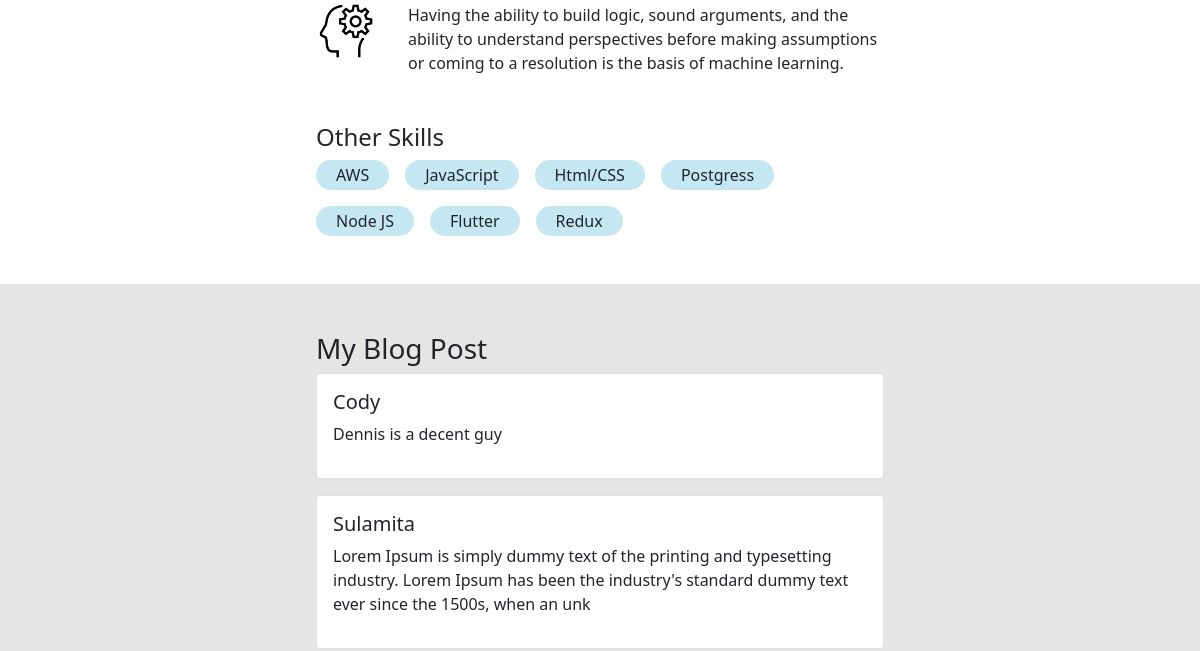
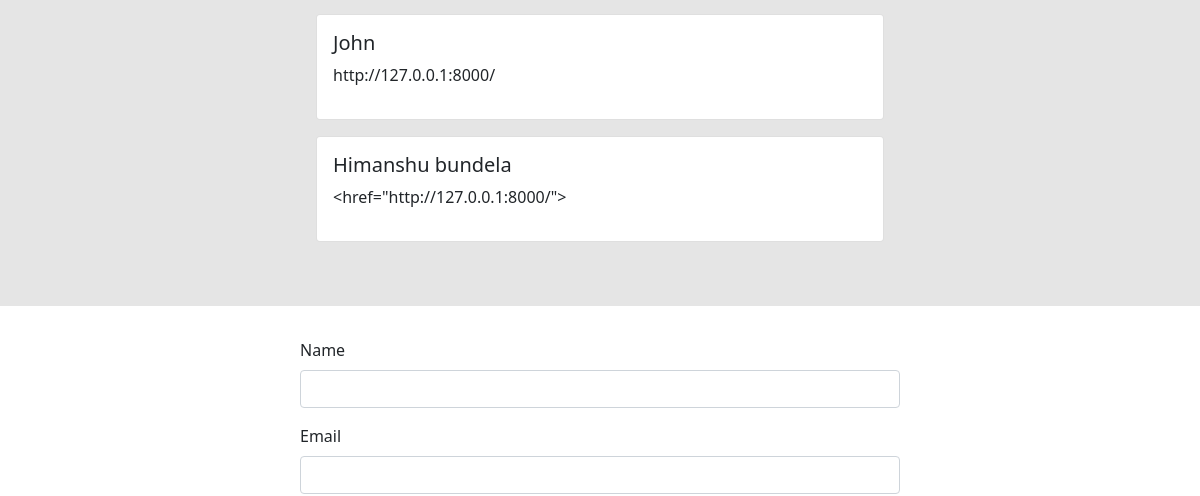
Before: / (middle part) with the older database file (2 pictures, top to bottom).
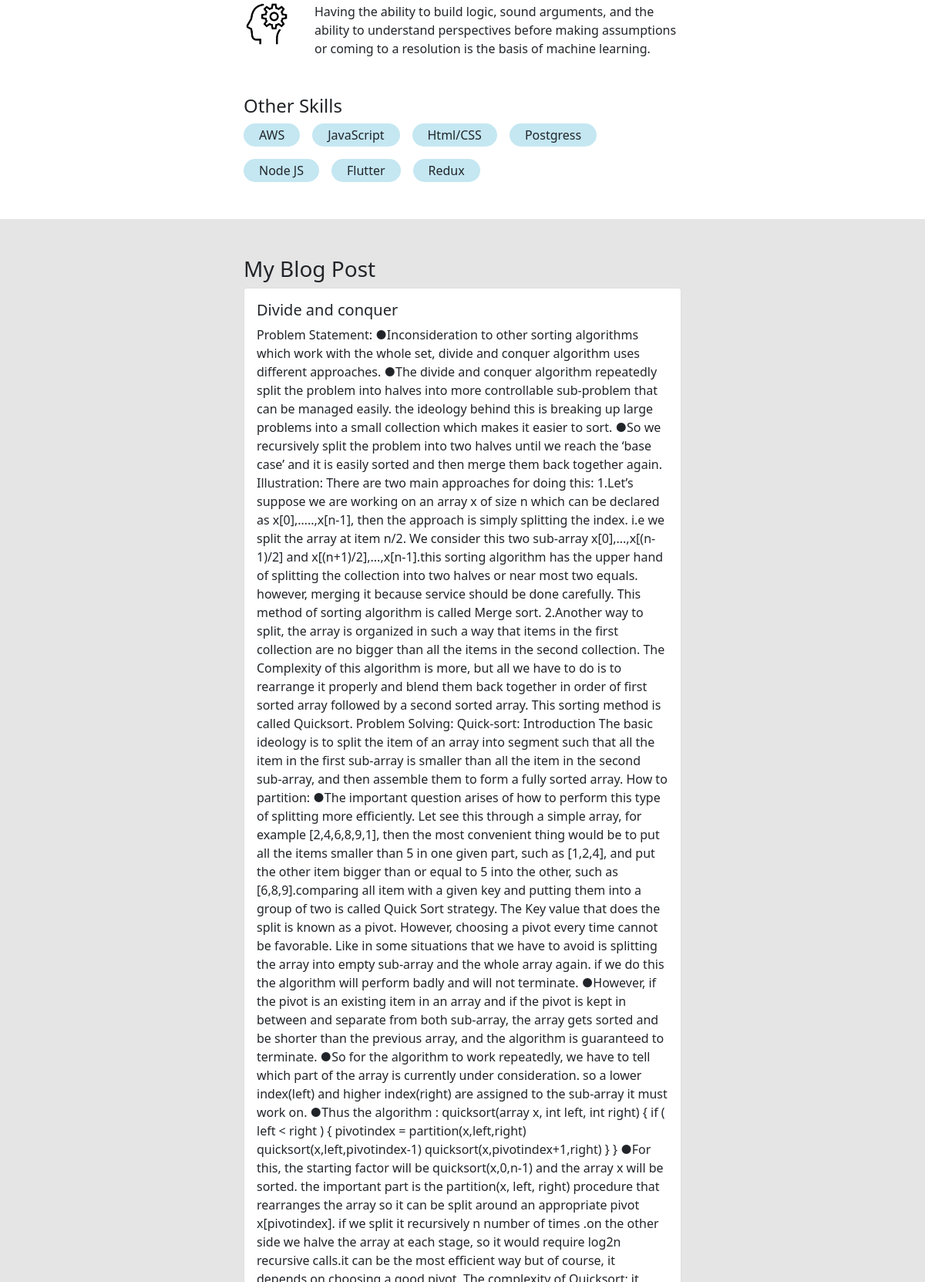
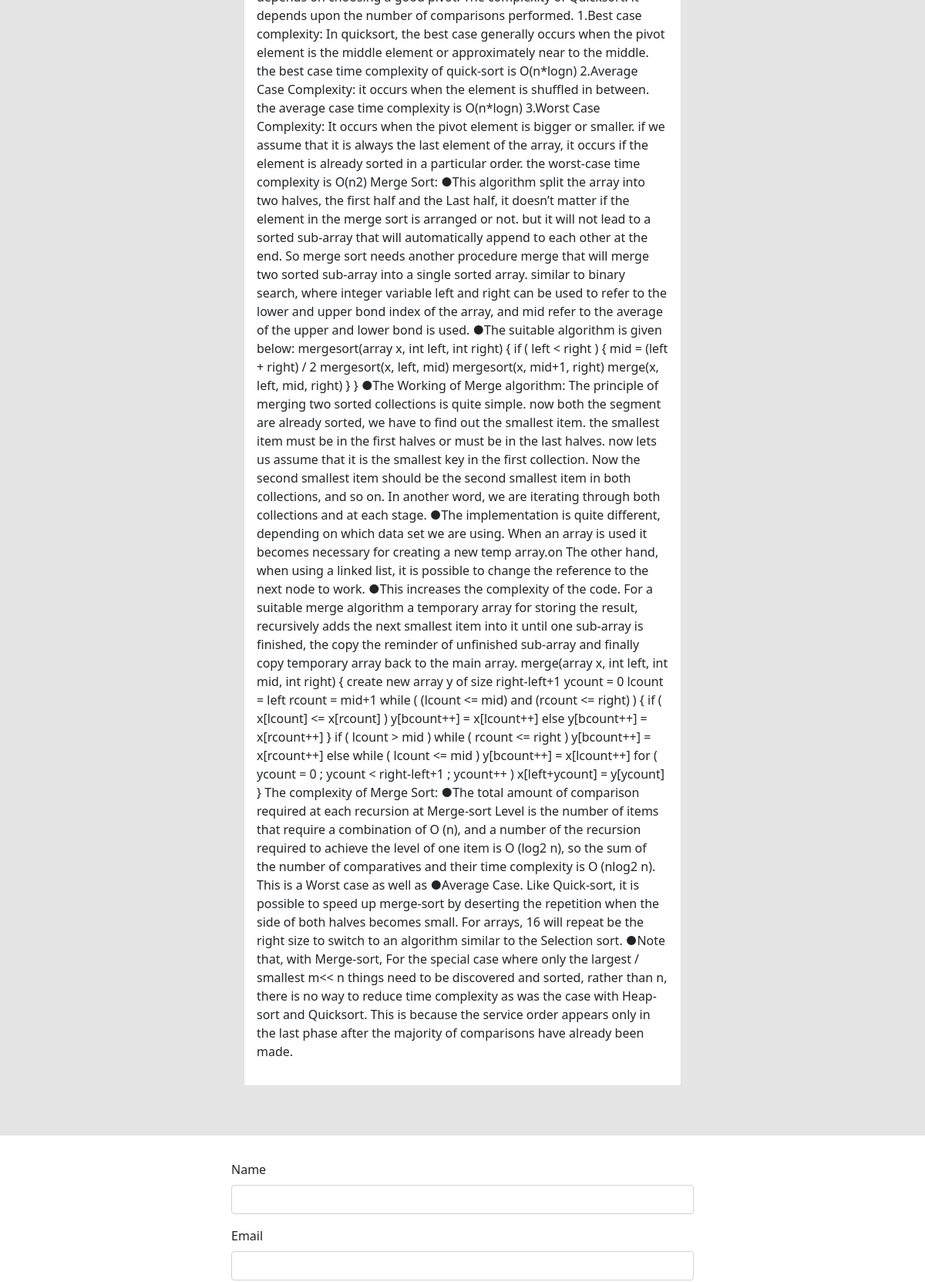
After: the same page with the newer database file (2 pictures, top to bottom).
### base/models.py (models this page shows, shortened)
class Skill(models.Model):
    title = models.CharField(max_length=200)
    body = models.TextField(null=True, blank=True)
    logo = models.ImageField(null=True, default="skill.png")
    created = models.DateTimeField(auto_now_add=True)
    id = models.UUIDField(default=uuid.uuid4,  unique=True,
                          primary_key=True, editable=False)

class Endorsement(models.Model):
    name = models.CharField(max_length=200, null=True)
    body = models.TextField()
    approved = models.BooleanField(default=False, null=True)
    featured = models.BooleanField(default=False)

class Message(models.Model):
    name = models.CharField(max_length=200, null=True)
    email = models.CharField(max_length=200, null=True)
    subject = models.CharField(max_length=200, null=True)
    body = models.TextField()
    is_read = models.BooleanField(default=False)
    created = models.DateTimeField(auto_now_add=True)
    id = models.UUIDField(default=uuid.uuid4,  unique=True,
                          primary_key=True, editable=False)

### base/views.py (the view)
# urls.py: path('', views.homePage, name="home"),
def homePage(request):
    projects = Project.objects.all()
    detailedSkills = Skill.objects.exclude(body='')
    skills = Skill.objects.filter(body='')
    endorsements = Endorsement.objects.filter(approved=True)
    form = MessageForm()
    if request.method == 'POST':
        form = MessageForm(request.POST)
        if form.is_valid():
            form.save()
            messages.success(request, 'You message was successfully sent!.')
    context = {'projects': projects, 'skills': skills,
               'detailedSkills': detailedSkills, 'form': form, 'endorsements': endorsements}
    return render(request, 'base/home.html', context)

### base/forms.py
class MessageForm(ModelForm):
    class Meta:
        model = Message
        fields = '__all__'
        exclude = ['is_read']
    def __init__(self, *args, **kwargs):
        super(MessageForm, self).__init__(*args, **kwargs)
        self.fields['name'].widget.attrs.update(
            {'class': 'form-control'})
        self.fields['email'].widget.attrs.update(
            {'class': 'form-control', })
        self.fields['subject'].widget.attrs.update(
            {'class': 'form-control', })
        self.fields['body'].widget.attrs.update(
            {'class': 'form-control', })

### base/templates/base/home.html (shortened to what this page needs)
{% extends 'base/main.html' %}
{% load static %}
{% block content %}
<section class="section--1">
    <div class="skills--container">
        {% for skill in detailedSkills %}
        <div class="skill--wrapper">
            {% if skill.logo %}
            <img class="skill--logo" src="{{skill.logo.url}}">
            {% endif %}
            <div>
                <p>{{skill.body}}</p>
            </div>
        </div>
        {% endfor %}
        <h4>Other Skills</h4>
        <div class="other--skills--wrapper">
            {% for skill in skills %}
            <div class="skill--tag">
                <span>{{skill.title}}</span>
            </div>
            {% endfor %}
        </div>
    </div>
</section>
<section class="section--2">
    <div class="skills--container">
        <h3>My Blog Post</h3>
        {% for i in endorsements %}
        <div style="margin-bottom: 1em;" class="card">
            <div class="card-body">
                <h5>{{i.name}}</h5>
                <p>{{i.body}}</p>
            </div>
        </div>
        {% endfor %}
    </div>
</section>
<section class="section--1">
    <div class="container">
        <form class="contact--form" method="POST">
            {% for field in form %}
            <div class="mb-3">
                <label for="exampleInputPassword1" class="form-label">{{field.label}}</label>
                {{field}}
            </div>
            {% endfor %}
        </form>
    </div>
</section>
{% endblock content %}

### base/templates/base/main.html (shortened to what this page needs)
<!DOCTYPE html>
{% load static %}
<html>
<head>
    <link href="https://cdn.jsdelivr.net/npm/bootstrap@5.0.1/dist/css/bootstrap.min.css" rel="stylesheet"
>
    <link rel='stylesheet' type='text/css' media='screen' href="{% static 'styles/main.css' %}">
</head>
<body>
    {% block content %}
    {% endblock content %}
</body>
</html>

### static/styles/main.css (style rules this page uses)
body { background-color: #E5E5E5; }
.section--1 { background-color: #fff; padding-top: 2em; padding-bottom: 2em; }
.section--2 { background-color: #E5E5E5; padding-top: 2em; padding-bottom: 2em; }
.skills--container { width: 600px; margin: 0 auto; padding: 1em; }
.skill--wrapper { margin-top: 2em; margin-bottom: 2em; display: flex; gap: 2em; align-items: center; }
.skill--logo { width: 60px; object-fit: contain; }
.other--skills--wrapper { display: flex; flex-wrap: wrap; gap: 1em; }
.skill--tag { background-color: #C4E7F2; width: fit-content; padding: 3px 20px; border-radius: 20px; }
.contact--form { display: block; max-width: 600px; margin: 0 auto; }

Changed rows visible on the page:
removed Endorsement: name "Cody", body "Dennis is a decent guy"
removed Endorsement: name "Sulamita", body "Lorem Ipsum is simply dummy text of the printing and typesetting industry. Lorem Ipsum has been the industry's standard dummy text ever since the 1500s, when an unk"
removed Endorsement: name "John", body "http://127.0.0.1:8000/"
removed Endorsement: name "Himanshu bundela", body "<href=\"http://127.0.0.1:8000/\">"
added Endorsement: name "Divide and conquer", body "Problem Statement: ●Inconsideration to other sorting algorithms which work with the whole set, divide and conquer algorithm uses different approaches. ●The divide and conquer algorithm repeatedly split the problem into halves into more controllable sub-problem that can be managed easily. the ideology behind this is breaking up large problems into a small collection which makes it easier to sort. ●So we recursively split the problem into two halves until we reach the ‘base case’ and it is easily sorted and then merge them back together again. Illustration: There are two main approaches for doing this: 1.Let’s suppose we are working on an array x of size n which can be declared as…"
